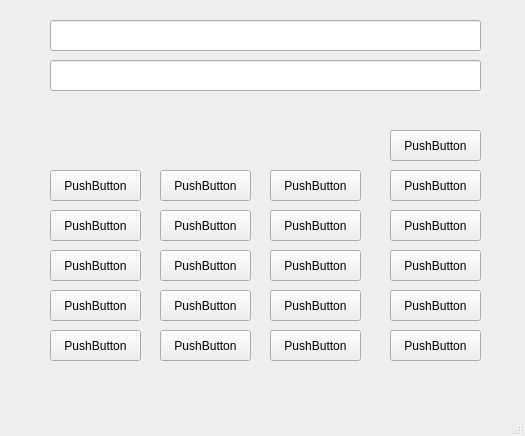
<?xml version="1.0" encoding="UTF-8"?>
<ui version="4.0">
 <class>MainWindow</class>
 <widget class="QMainWindow" name="MainWindow">
  <property name="geometry">
   <rect>
    <x>0</x>
    <y>0</y>
    <width>525</width>
    <height>436</height>
   </rect>
  </property>
  <property name="windowTitle">
   <string>MainWindow</string>
  </property>
  <widget class="QWidget" name="centralwidget">
   <widget class="QLineEdit" name="lineEdit">
    <property name="geometry">
     <rect>
      <x>50</x>
      <y>20</y>
      <width>431</width>
      <height>31</height>
     </rect>
    </property>
   </widget>
   <widget class="QLineEdit" name="lineEdit_2">
    <property name="geometry">
     <rect>
      <x>50</x>
      <y>60</y>
      <width>431</width>
      <height>31</height>
     </rect>
    </property>
   </widget>
   <widget class="QPushButton" name="pushButton">
    <property name="geometry">
     <rect>
      <x>50</x>
      <y>210</y>
      <width>91</width>
      <height>31</height>
     </rect>
    </property>
    <property name="text">
     <string>PushButton</string>
    </property>
   </widget>
   <widget class="QPushButton" name="pushButton_2">
    <property name="geometry">
     <rect>
      <x>160</x>
      <y>210</y>
      <width>91</width>
      <height>31</height>
     </rect>
    </property>
    <property name="text">
     <string>PushButton</string>
    </property>
   </widget>
   <widget class="QPushButton" name="pushButton_3">
    <property name="geometry">
     <rect>
      <x>270</x>
      <y>210</y>
      <width>91</width>
      <height>31</height>
     </rect>
    </property>
    <property name="text">
     <string>PushButton</string>
    </property>
   </widget>
   <widget class="QPushButton" name="pushButton_4">
    <property name="geometry">
     <rect>
      <x>160</x>
      <y>250</y>
      <width>91</width>
      <height>31</height>
     </rect>
    </property>
    <property name="text">
     <string>PushButton</string>
    </property>
   </widget>
   <widget class="QPushButton" name="pushButton_5">
    <property name="geometry">
     <rect>
      <x>50</x>
      <y>250</y>
      <width>91</width>
      <height>31</height>
     </rect>
    </property>
    <property name="text">
     <string>PushButton</string>
    </property>
   </widget>
   <widget class="QPushButton" name="pushButton_6">
    <property name="geometry">
     <rect>
      <x>270</x>
      <y>250</y>
      <width>91</width>
      <height>31</height>
     </rect>
    </property>
    <property name="text">
     <string>PushButton</string>
    </property>
   </widget>
   <widget class="QPushButton" name="pushButton_7">
    <property name="geometry">
     <rect>
      <x>270</x>
      <y>290</y>
      <width>91</width>
      <height>31</height>
     </rect>
    </property>
    <property name="text">
     <string>PushButton</string>
    </property>
   </widget>
   <widget class="QPushButton" name="pushButton_8">
    <property name="geometry">
     <rect>
      <x>50</x>
      <y>290</y>
      <width>91</width>
      <height>31</height>
     </rect>
    </property>
    <property name="text">
     <string>PushButton</string>
    </property>
   </widget>
   <widget class="QPushButton" name="pushButton_9">
    <property name="geometry">
     <rect>
      <x>160</x>
      <y>290</y>
      <width>91</width>
      <height>31</height>
     </rect>
    </property>
    <property name="text">
     <string>PushButton</string>
    </property>
   </widget>
   <widget class="QPushButton" name="pushButton_10">
    <property name="geometry">
     <rect>
      <x>160</x>
      <y>330</y>
      <width>91</width>
      <height>31</height>
     </rect>
    </property>
    <property name="text">
     <string>PushButton</string>
    </property>
   </widget>
   <widget class="QPushButton" name="pushButton_11">
    <property name="geometry">
     <rect>
      <x>50</x>
      <y>170</y>
      <width>91</width>
      <height>31</height>
     </rect>
    </property>
    <property name="text">
     <string>PushButton</string>
    </property>
   </widget>
   <widget class="QPushButton" name="pushButton_12">
    <property name="geometry">
     <rect>
      <x>390</x>
      <y>290</y>
      <width>91</width>
      <height>31</height>
     </rect>
    </property>
    <property name="text">
     <string>PushButton</string>
    </property>
   </widget>
   <widget class="QPushButton" name="pushButton_13">
    <property name="geometry">
     <rect>
      <x>390</x>
      <y>250</y>
      <width>91</width>
      <height>31</height>
     </rect>
    </property>
    <property name="text">
     <string>PushButton</string>
    </property>
   </widget>
   <widget class="QPushButton" name="pushButton_14">
    <property name="geometry">
     <rect>
      <x>390</x>
      <y>210</y>
      <width>91</width>
      <height>31</height>
     </rect>
    </property>
    <property name="text">
     <string>PushButton</string>
    </property>
   </widget>
   <widget class="QPushButton" name="pushButton_15">
    <property name="geometry">
     <rect>
      <x>390</x>
      <y>170</y>
      <width>91</width>
      <height>31</height>
     </rect>
    </property>
    <property name="text">
     <string>PushButton</string>
    </property>
   </widget>
   <widget class="QPushButton" name="pushButton_16">
    <property name="geometry">
     <rect>
      <x>390</x>
      <y>130</y>
      <width>91</width>
      <height>31</height>
     </rect>
    </property>
    <property name="text">
     <string>PushButton</string>
    </property>
   </widget>
   <widget class="QPushButton" name="pushButton_18">
    <property name="geometry">
     <rect>
      <x>390</x>
      <y>330</y>
      <width>91</width>
      <height>31</height>
     </rect>
    </property>
    <property name="text">
     <string>PushButton</string>
    </property>
   </widget>
   <widget class="QPushButton" name="pushButton_19">
    <property name="geometry">
     <rect>
      <x>270</x>
      <y>170</y>
      <width>91</width>
      <height>31</height>
     </rect>
    </property>
    <property name="text">
     <string>PushButton</string>
    </property>
   </widget>
   <widget class="QPushButton" name="pushButton_20">
    <property name="geometry">
     <rect>
      <x>160</x>
      <y>170</y>
      <width>91</width>
      <height>31</height>
     </rect>
    </property>
    <property name="text">
     <string>PushButton</string>
    </property>
   </widget>
   <widget class="QPushButton" name="pushButton_21">
    <property name="geometry">
     <rect>
      <x>270</x>
      <y>330</y>
      <width>91</width>
      <height>31</height>
     </rect>
    </property>
    <property name="text">
     <string>PushButton</string>
    </property>
   </widget>
   <widget class="QPushButton" name="pushButton_22">
    <property name="geometry">
     <rect>
      <x>50</x>
      <y>330</y>
      <width>91</width>
      <height>31</height>
     </rect>
    </property>
    <property name="text">
     <string>PushButton</string>
    </property>
   </widget>
  </widget>
  <widget class="QMenuBar" name="menubar">
   <property name="geometry">
    <rect>
     <x>0</x>
     <y>0</y>
     <width>525</width>
     <height>21</height>
    </rect>
   </property>
  </widget>
  <widget class="QStatusBar" name="statusbar"/>
 </widget>
 <resources/>
 <connections/>
</ui>
